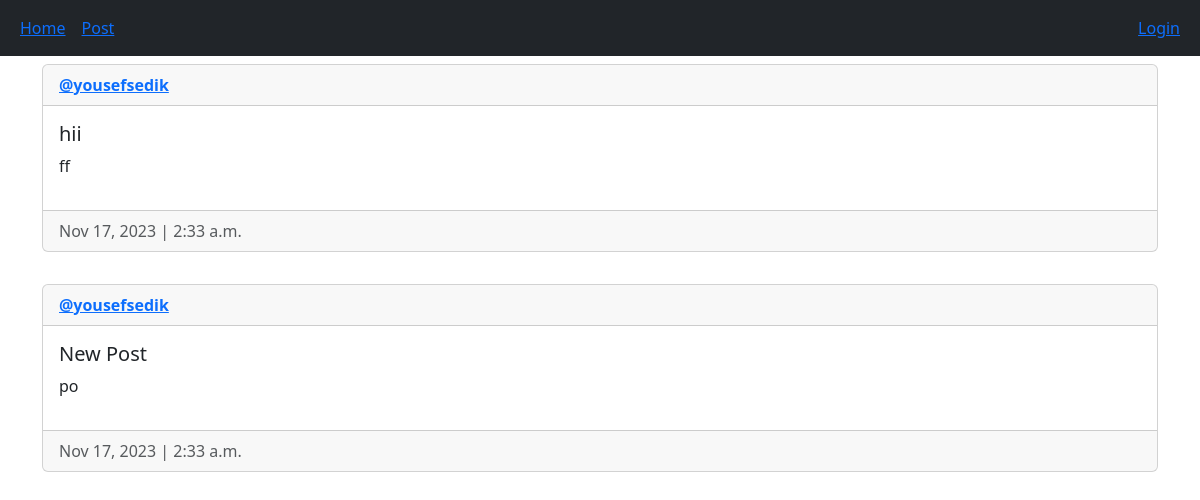
The app's page /, older data.
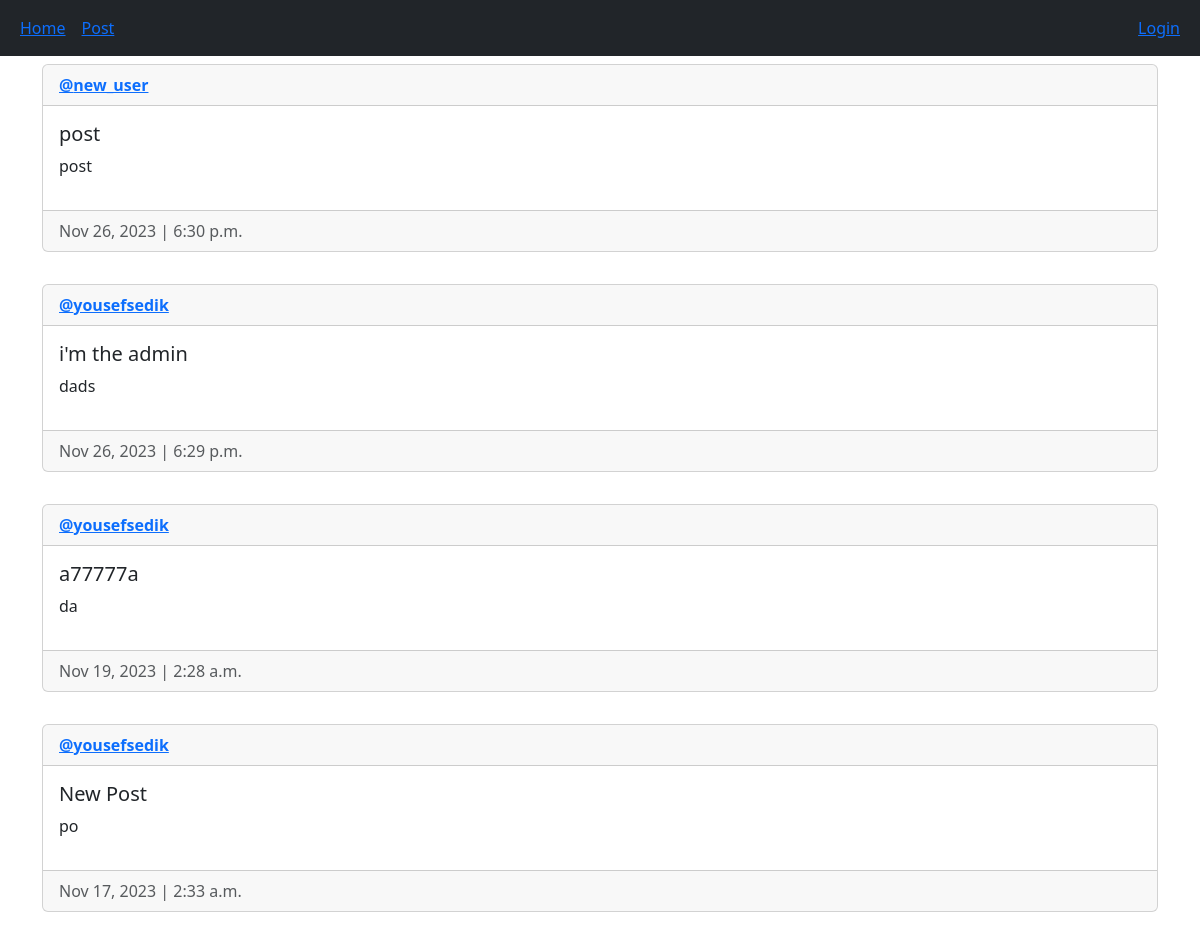
The same page, newer data.
### main/models.py (models this page shows, shortened)
class Post(models.Model):
    author = models.ForeignKey(User, on_delete=models.CASCADE)
    title = models.CharField(max_length=100)
    description = models.TextField()
    created_at = models.DateField(auto_now_add=True)
    created_at_time = models.TimeField(auto_now_add=True)
    updated_at = models.DateField(auto_now=True)
    updated_at_time = models.TimeField(auto_now=True)
    class Meta:
        ordering  = ["-created_at", '-created_at_time']

### main/views.py (the view, shortened to what this page needs)
# urls.py: 2. Add a URL to urlpatterns:  path('', views.home, name='home')
def home(re):
    all_posts = models.Post.objects.all()
    month_number = {'1':'Jan', '2':'Feb', '3':'Mar', '4':'Apr',
                    '5':'May', '6':'Jun', '7':'Jul', '8':'Aug', '9':'Sep'
                    , '10':'Oct', '11':'Nov', '12': 'Dec'}
    current_date = datetime.date
    current_time = datetime.time
    for post in all_posts:
        post.created_at = f"{month_number[str(post.created_at.month)]} {post.created_at.day}, {post.created_at.year}"
    return render(re, 'main/home.html', {'posts': all_posts} )

### main/templates/main/home.html (shortened to what this page needs)
{% extends 'main/base.html' %}
{% block content %}
      {% for post in posts %}
       <div class="card mt-2">
            <div class="card-header"><strong><a href="{% url 'view_profile' post.author.username %}">@{{ post.author.username }}</a></strong></div>
            <div class="card-body d-flex flex-row justify-content-between">
                  <div>
                        <h5 class="card-title"> {{ post.title}} </h5>
                        <p> {{ post.description}}</p>
                  </div>
            </div>
            {% include 'main/viewDateInfo.html' %}
       </div>
       <br>
       {% empty %}
       <h3 style="text-align: center;">No Posts yet :(</h3>
      {% endfor %}
{% endblock content %}

### main/templates/main/base.html (shortened to what this page needs)
{% load static %}
{% load crispy_forms_tags %}
<!DOCTYPE html>
<html lang="en">
<head>
    <link rel="stylesheet" href="{% static 'css/bootstrap.min.css' %}">
    <link rel="stylesheet" href="{% static 'css/all.min.css' %}">
    <link rel="stylesheet" href="{% static 'css/style.css' %}">
</head>
<body>
  <nav class="navbar navbar-expand-lg navbar-dark bg-dark">
     <div class="container-fluid">
          <div>
            <ul class="navbar-nav">
                <li class="nav-link" > <a href="/home"> Home</a></li>
                <li class="nav-link" ><a href="{% url 'create_post' %}"> Post</a></li>
            </ul>
          </div>
          <div>
            <ul class="navbar-nav">
                {% if user.is_authenticated %}
                <li class="nav-link active" > logged in as<a href="{% url 'view_profile' user.username %}">  @{{ user.username }} |</a></li>
                <li class="nav-link" > <a href="{% url 'logout' %}"> Logout</a></li>
                {% else %}
                <li class="nav-link" > <a href="{% url 'login' %}"> Login</a></li>
                {% endif %}
            </ul>
          </div>
</div>
  </nav>
  <div class="container">
    {% block content %}
    {% endblock content %}
  </div>
</body>
</html>

### main/templates/main/viewDateInfo.html
<div class="card-footer text-muted">
    {{post.created_at}} | {{post.created_at_time}}
</div>

Row changes from the older to the newer data that the page shows:
removed Post: author.username "yousefsedik", title "hii", description "ff", created_at "Nov 17, 2023", created_at_time "2:33 a.m."
added Post: author.username "new_user", title "post", description "post", created_at "Nov 26, 2023", created_at_time "6:30 p.m."
added Post: author.username "yousefsedik", title "i'm the admin", description "dads", created_at "Nov 26, 2023", created_at_time "6:29 p.m."
added Post: author.username "yousefsedik", title "a77777a", description "da", created_at "Nov 19, 2023", created_at_time "2:28 a.m."
